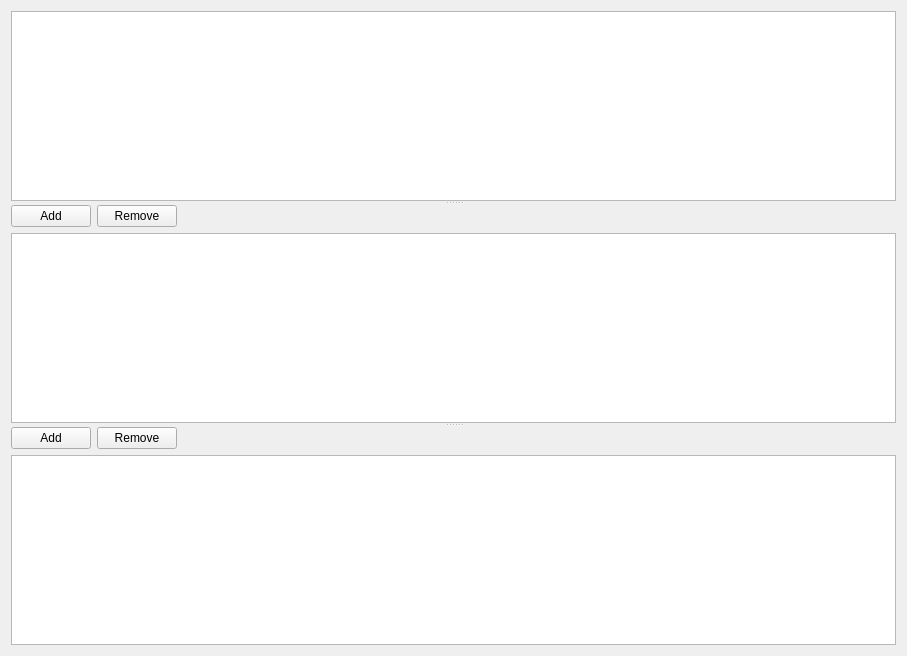
<?xml version="1.0" encoding="UTF-8"?>
<ui version="4.0">
 <class>PaneSettingsCompany</class>
 <widget class="QWidget" name="PaneSettingsCompany">
  <property name="geometry">
   <rect>
    <x>0</x>
    <y>0</y>
    <width>907</width>
    <height>656</height>
   </rect>
  </property>
  <property name="windowTitle">
   <string>Form</string>
  </property>
  <layout class="QVBoxLayout" name="verticalLayout_3">
   <item>
    <widget class="QSplitter" name="splitter">
     <property name="orientation">
      <enum>Qt::Orientation::Vertical</enum>
     </property>
     <widget class="QTableView" name="tableCompanyInfos">
      <attribute name="horizontalHeaderDefaultSectionSize">
       <number>300</number>
      </attribute>
      <attribute name="horizontalHeaderStretchLastSection">
       <bool>true</bool>
      </attribute>
     </widget>
     <widget class="QWidget" name="layoutWidget">
      <layout class="QVBoxLayout" name="verticalLayout_2">
       <item>
        <layout class="QHBoxLayout" name="horizontalLayout_2">
         <item>
          <widget class="QPushButton" name="buttonAddAddress">
           <property name="text">
            <string>Add</string>
           </property>
          </widget>
         </item>
         <item>
          <widget class="QPushButton" name="buttonRemoveAddress">
           <property name="text">
            <string>Remove</string>
           </property>
          </widget>
         </item>
         <item>
          <spacer name="horizontalSpacer_2">
           <property name="orientation">
            <enum>Qt::Orientation::Horizontal</enum>
           </property>
           <property name="sizeHint" stdset="0">
            <size>
             <width>40</width>
             <height>20</height>
            </size>
           </property>
          </spacer>
         </item>
        </layout>
       </item>
       <item>
        <widget class="QTableView" name="tableAddresses">
         <attribute name="horizontalHeaderStretchLastSection">
          <bool>true</bool>
         </attribute>
        </widget>
       </item>
      </layout>
     </widget>
     <widget class="QWidget" name="layoutWidget">
      <layout class="QVBoxLayout" name="verticalLayout">
       <item>
        <layout class="QHBoxLayout" name="horizontalLayout">
         <item>
          <widget class="QPushButton" name="buttonAddVatNumber">
           <property name="text">
            <string>Add</string>
           </property>
          </widget>
         </item>
         <item>
          <widget class="QPushButton" name="buttonRemoveVatNumber">
           <property name="text">
            <string>Remove</string>
           </property>
          </widget>
         </item>
         <item>
          <spacer name="horizontalSpacer">
           <property name="orientation">
            <enum>Qt::Orientation::Horizontal</enum>
           </property>
           <property name="sizeHint" stdset="0">
            <size>
             <width>40</width>
             <height>20</height>
            </size>
           </property>
          </spacer>
         </item>
        </layout>
       </item>
       <item>
        <widget class="QTableView" name="tableVatNumbers">
         <attribute name="horizontalHeaderStretchLastSection">
          <bool>true</bool>
         </attribute>
        </widget>
       </item>
      </layout>
     </widget>
    </widget>
   </item>
  </layout>
 </widget>
 <resources/>
 <connections/>
</ui>
